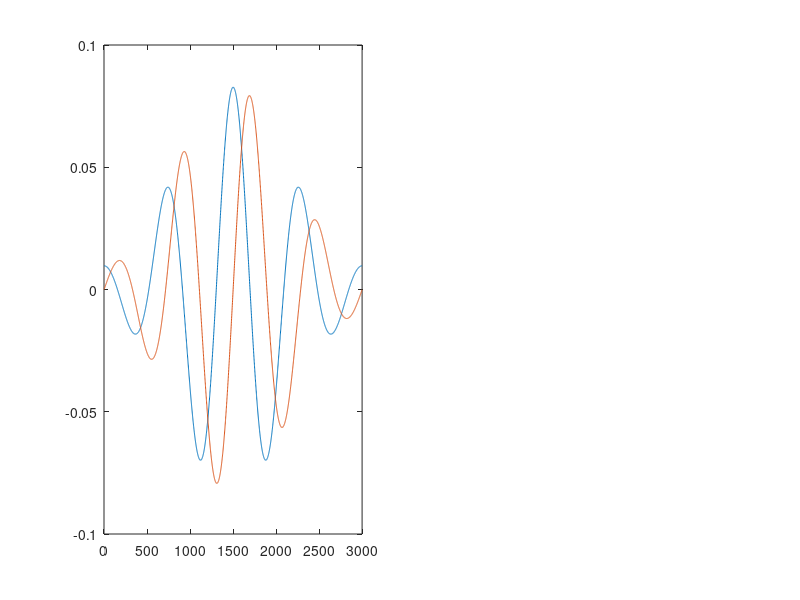

MATLAB code to generate this figure: (Note: this script raises an error after producing the figure.)
clear

% Setup Parameters
srate = 1000;           % in Hz
npnts = 3000;

freq = linspace(0,srate/2,npnts);

% Frequency parameters for Morse
min_freq = 4; % Hz
max_freq = 35; % Hz
num_freq = 40; % count
frex = logspace(log10(min_freq),log10(max_freq),num_freq);

% movie time parameter!
refresh_speed = .6; % seconds

b = 9;
g = 3;

Wbg = (b/g)^(1/g); % maximum value at the peak frequency

% Normalisation factor (Olhede & Walden, 2002, P2666, k=0)
r=(2*b+1)/g;
A=sqrt(pi*g*2^r*exp(-gammaln(r)));

for i = 1:num_freq

    a = Wbg/frex(i);
    y  = a*freq;        
    wa = 2*pi*y;

    % Normalisation factor for unit energy at each scale
    scale_fac=sqrt(srate*Wbg);

    % Generate normalised, scaled wavelet (Olhede & Walden, 2002, P2666, (10), k=0)
    awt = (scale_fac*sqrt(2)*A*(wa.^b).*(exp(-wa.^g)))'; 

    x = fftshift(ifft(awt));
    
    time = (-floor(npnts/2):floor(npnts/2))/srate;

    figure(4), clf
    subplot(121);
    plot(real(x));
    hold on
    plot(imag(x));
    title("Time Domain Morse Wavelet: β = " + b + " & γ = " + g)
    hold off

    subplot(122)
    plot(freq,awt);
    title("Freq Domain Morse Wavelet: β = " + b + " & γ = " + g)

    
    pause(refresh_speed)
end


